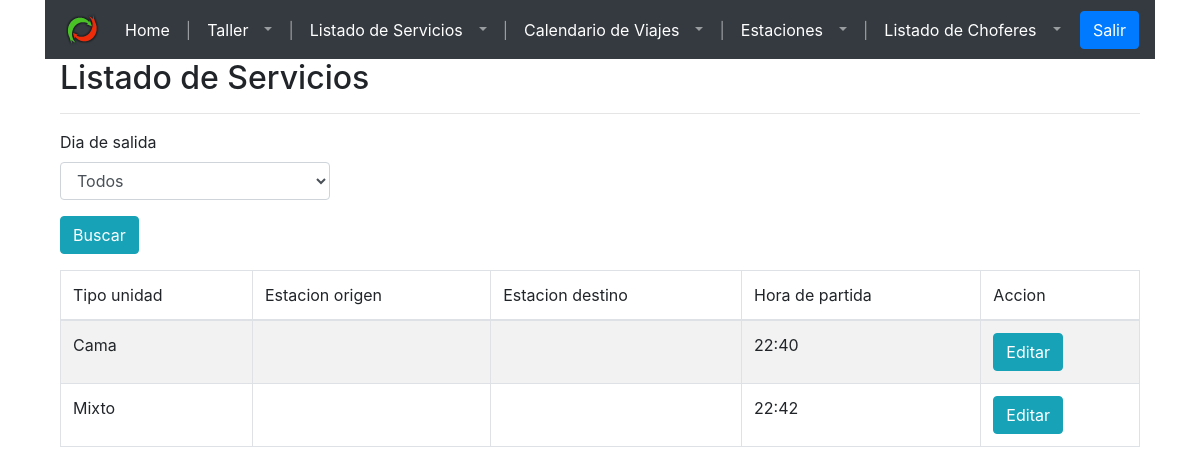
The app's page /frontend/pages/listado-servicios.php, older data.
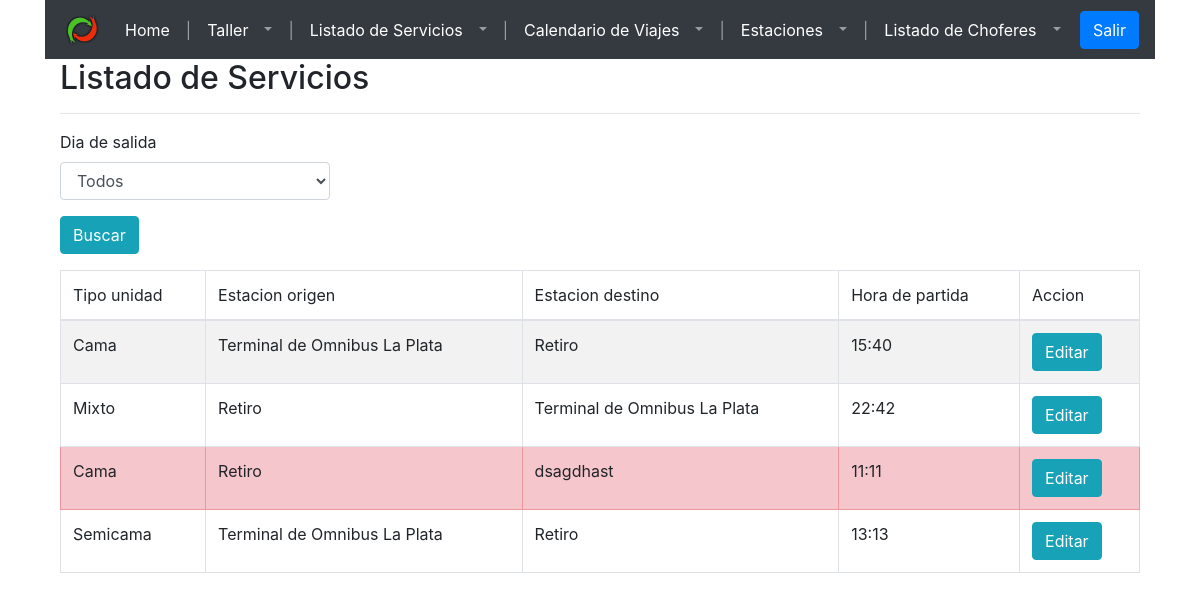
The same page, newer data.
### tables this page shows
CREATE TABLE `servicio` (
  `servicio_id` int(11) NOT NULL,
  `tipo_unidad_id` int(11) NOT NULL,
  `fecha_partida_id` int(11) NOT NULL,
  `estacion_id_origen` int(11) NOT NULL,
  `estacion_id_destino` int(11) NOT NULL,
  `habilitado` tinyint(1) NOT NULL DEFAULT 1
);

CREATE TABLE `estacion` (
  `estacion_id` int(11) NOT NULL,
  `localidad_id` int(11) NOT NULL,
  `nombre` varchar(255) DEFAULT NULL,
  `direccion` varchar(255) DEFAULT NULL,
  `telefono` varchar(20) DEFAULT NULL,
  `habilitada` tinyint(1) NOT NULL DEFAULT 1
);

### frontend/pages/config/connection.php (called while the page is built, shortened)
<?php
function openConnection($username, $password){
 	$servername = "localhost";
	$conn = new mysqli($servername, $username, $password,"empresa_de_transporte");
	return $conn;
 }
 function executeQuery($sqlQuery){
 	$conn = openConnection("test", "test");
	$result = $conn->query($sqlQuery);
	return $result;
 }
?>

### frontend/pages/config/config-listado-servicios.php (the view, shortened to what this page needs)
<?php
include("config/connection.php");
function getDiasPartida($diaId){
  $sql = "SELECT d.`dia_id`, d.`descripcion` FROM `dia` d";
  $result = executeQuery($sql);
  if ($result->num_rows > 0) {
      if(is_numeric($diaId)){
        while($row = $result->fetch_assoc()) {
          if($diaId == $row["dia_id"]){
            echo "<option value=".$row["dia_id"]." selected>".$row["descripcion"]."</option>";
          }
          else{
            echo "<option value=".$row["dia_id"].">".$row["descripcion"]."</option>";
          }
        }
        if($diaId == -1){
          $default = "selected";
        }
        echo "<option value=\"-1\" ".$default.">Todos</option>";
      }
      else{
        echo "<option value=\"-1\" selected>Todos</option>";
      }
  } else {
      echo "0 results";
  }
}
function getServiciosByDia($diaId){
  if(is_numeric($diaId) AND $diaId >= 1){
    $condition = "WHERE f.`dia_id` = ". $diaId;
  }
  else{
    $condition = "WHERE 1";
  }
  $sql = "SELECT s.`servicio_id`,
                  s.`tipo_unidad_id`,
                  e_origen.`nombre` as `e_nombre_origen`,
                  e_destino.`nombre` as `e_nombre_destino`,
                  date_format(f.`hora_partida`, '%H:%i') as `hora_de_partida`,
                  s.`habilitado`
          FROM `servicio` s
          JOIN `fecha_partida` f ON s.`fecha_partida_id` = f.`fecha_partida_id`
          JOIN `estacion` e_origen ON e_origen.`estacion_id` = s.`estacion_id_origen`
          JOIN `estacion` e_destino ON e_destino.`estacion_id` = s.`estacion_id_destino` "
          . $condition.
          " ORDER BY s.`servicio_id` ASC";
  $result = executeQuery($sql);
  if ($result->num_rows > 0) {
      while($row = $result->fetch_assoc()) {
        if(intval($row["habilitado"]) == 0){
          echo "<tr class=\"table-danger\">";
        }
        else echo "<tr>";
        switch($row["tipo_unidad_id"])
        {
          case 1: echo "<td> Cama </td>"; break;
          case 2: echo "<td> Semicama </td>"; break;
          case 3: echo "<td> Mixto </td>"; break;
        }
        echo "<td>". $row["e_nombre_origen"]."</td>";
        echo "<td>". $row["e_nombre_destino"]."</td>";
        echo "<td>". $row["hora_de_partida"]."</td>";
        echo "<td>
        <input type=\"button\" class=\"btn btn-info boton-edit-servicio\" id=\"".$row["servicio_id"]."\" value=\"Editar\">
        <!--
        <input type=\"button\" class=\"btn btn-danger boton-delete-servicio\" value=\"Borrar\">
        -->
        </td>";
        echo "</tr>";
      }
  } else {
    echo "<tr><td colspan=\"6\">Sin servicios para el dia seleccionado</td></tr>";
  }
}
?>

Row changes from the older to the newer data that the page shows:
changed through a linked row, servicio (number 1 of 4 on the later page): estacion_id_origen.nombre (not shown) → "Terminal de Omnibus La Plata"; estacion_id_destino.nombre (not shown) → "Retiro"; hora_de_partida "22:40" → "15:40"
changed through a linked row, servicio (number 2 of 4 on the later page): estacion_id_origen.nombre (not shown) → "Retiro"; estacion_id_destino.nombre (not shown) → "Terminal de Omnibus La Plata"
added servicio: shows "Cama", estacion_id_origen.nombre "Retiro", estacion_id_destino.nombre "dsagdhast", hora_de_partida "11:11"
added servicio: shows "Semicama", estacion_id_origen.nombre "Terminal de Omnibus La Plata", estacion_id_destino.nombre "Retiro", hora_de_partida "13:13"
